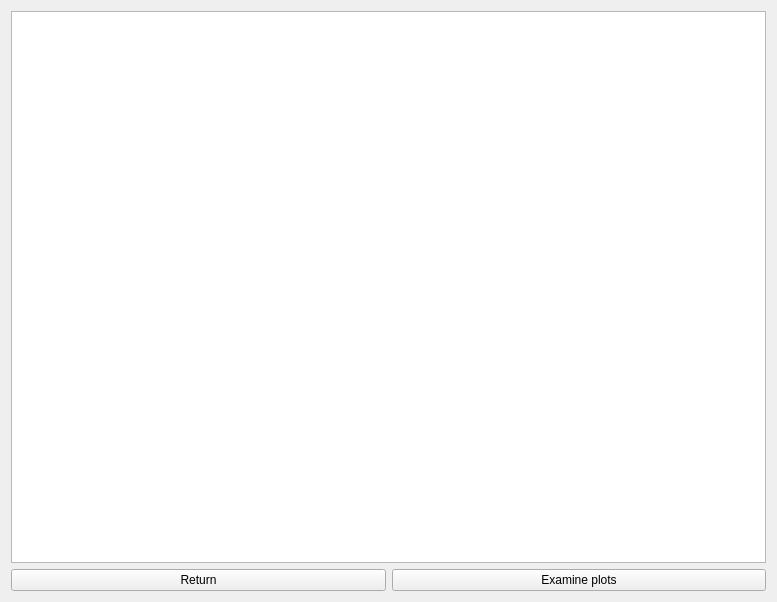
<?xml version="1.0" encoding="UTF-8"?>
<ui version="4.0">
 <class>run_window</class>
 <widget class="QWidget" name="run_window">
  <property name="geometry">
   <rect>
    <x>0</x>
    <y>0</y>
    <width>777</width>
    <height>602</height>
   </rect>
  </property>
  <property name="windowTitle">
   <string>VIPCALs</string>
  </property>
  <layout class="QGridLayout" name="gridLayout">
   <item row="1" column="0">
    <widget class="QPushButton" name="return_btn">
     <property name="text">
      <string>Return</string>
     </property>
    </widget>
   </item>
   <item row="1" column="1">
    <widget class="QPushButton" name="plots_btn">
     <property name="text">
      <string>Examine plots</string>
     </property>
    </widget>
   </item>
   <item row="0" column="0" colspan="2">
    <widget class="QTextEdit" name="text_output"/>
   </item>
  </layout>
 </widget>
 <resources/>
 <connections/>
</ui>
